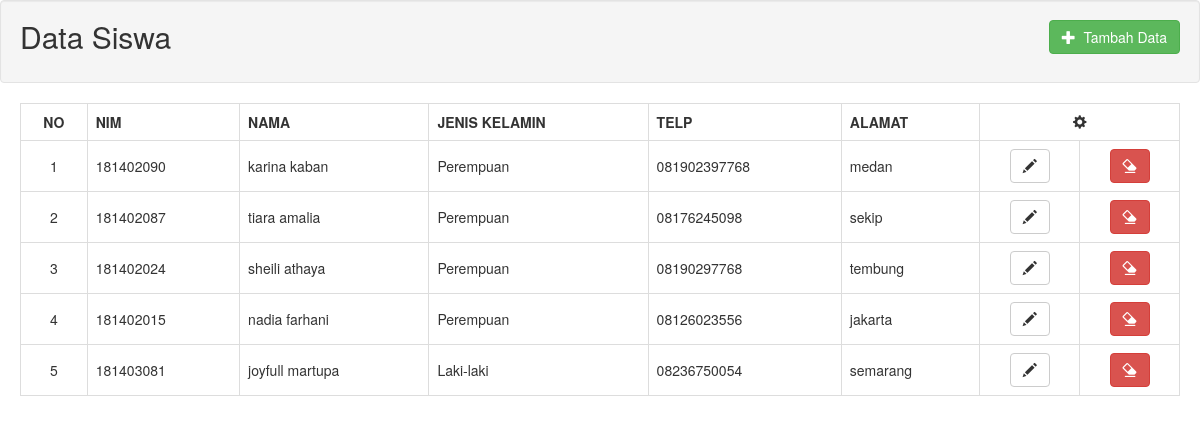
The page / on the database its author committed.
### tables this page shows
CREATE TABLE `siswa` (
  `id` int(11) NOT NULL,
  `nim` varchar(11) NOT NULL,
  `nama` varchar(50) NOT NULL,
  `jenis_kelamin` varchar(10) NOT NULL,
  `telp` varchar(15) NOT NULL,
  `alamat` text NOT NULL
);

### application/controllers/Siswa.php (called while the page is built, shortened)
<?php
class Siswa extends CI_Controller {
	public function __construct(){
		$this->load->model('SiswaModel');
	}
	public function index(){
		$data['model'] = $this->SiswaModel->view();
		$this->load->view('siswa/index', $data);
	}
}

### index.php (called while the page is built, shortened)
<?php
require_once BASEPATH.'core/CodeIgniter.php';

### application/models/SiswaModel.php (called while the page is built, shortened)
<?php if ( ! defined('BASEPATH')) exit('No direct script access allowed');
class SiswaModel extends CI_Model {
	public function view(){
		return $this->db->get('siswa')->result();
	}
}

### application/views/siswa/view.php (the view, shortened to what this page needs)
<div class="table-responsive">
	<table class="table table-bordered">
		<tr>
			<th class="text-center">NO</th>
			<th>NIM</th>
			<th>NAMA</th>
			<th>JENIS KELAMIN</th>
			<th>TELP</th>
			<th>ALAMAT</th>
			<th colspan="2" class="text-center"><span class="glyphicon glyphicon-cog"></span></th>
		</tr>
		<?php
        $no = 1;
		foreach($model as $data){
		?>
			<tr>
				<td class="align-middle text-center"><?php echo $no; ?></td>
				<td class="align-middle"><?php echo $data->nim; ?></td>
				<td class="align-middle"><?php echo $data->nama; ?></td>
				<td class="align-middle"><?php echo $data->jenis_kelamin; ?></td>
				<td class="align-middle"><?php echo $data->telp; ?></td>
				<td class="align-middle"><?php echo $data->alamat; ?></td>
				<td class="align-middle text-center">
					<a href="javascript:void();" data-id="<?php echo $data->id; ?>" data-toggle="modal" data-target="#form-modal" class="btn btn-default btn-form-ubah"><span class="glyphicon glyphicon-pencil"></span></a>
				</td>
				<td class="align-middle text-center">
					<a href="javascript:void();" data-id="<?php echo $data->id; ?>" data-toggle="modal" data-target="#delete-modal" class="btn btn-danger btn-alert-hapus"><span class="glyphicon glyphicon-erase"></span></a>
				</td>
			</tr>
		<?php
			$no++;
		}
		?>
	</table>
</div>

### application/views/siswa/index.php (shortened to what this page needs)
<!DOCTYPE html>
<html lang="en">
<head>
	<link href="<?= base_url('css/bootstrap.min.css') ?>" rel="stylesheet">
</head>
<body>
    <div class="well">
        <button type="button" id="btn-tambah" data-toggle="modal" data-target="#form-modal" class="btn btn-success pull-right">
            <span class="glyphicon glyphicon-plus"></span> &nbsp;Tambah Data
        </button>
        <h2 style="margin-top: 0;">Data Siswa</h2>
    </div>
    <div id="view" style="margin: 10px 20px;">
        <?php $this->load->view('siswa/view', array('model'=>$model));  ?>
    </div>
</body>
</html>

### application/views/siswa/index.php (style rules this page uses)
.align-middle { vertical-align: middle !important; }

### rows shown on the page
siswa: nim "181402090", nama "karina kaban", jenis_kelamin "Perempuan", telp "081902397768", alamat "medan"
siswa: nim "181402087", nama "tiara amalia", jenis_kelamin "Perempuan", telp "08176245098", alamat "sekip"
siswa: nim "181402024", nama "sheili athaya", jenis_kelamin "Perempuan", telp "08190297768", alamat "tembung"
siswa: nim "181402015", nama "nadia farhani", jenis_kelamin "Perempuan", telp "08126023556", alamat "jakarta"
siswa: nim "181403081", nama "joyfull martupa", jenis_kelamin "Laki-laki", telp "08236750054", alamat "semarang"
